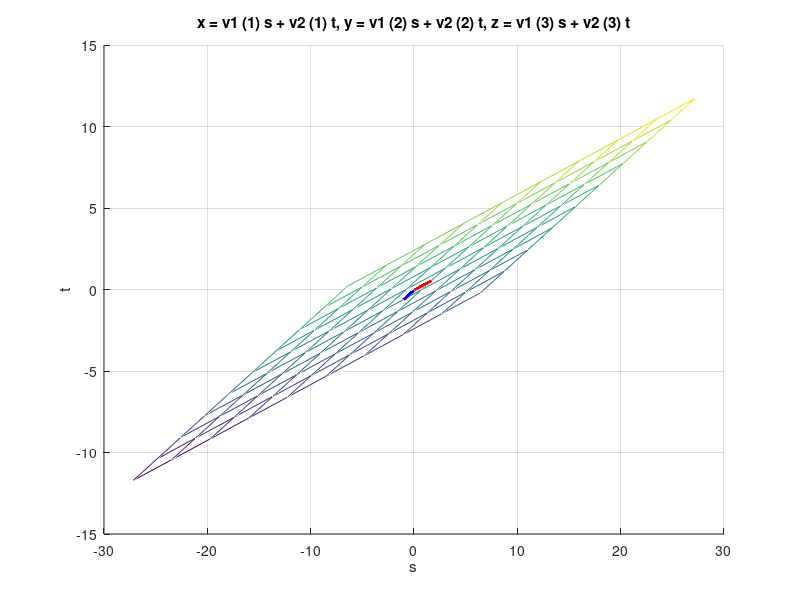

This figure's MATLAB source:
# Notation C(A) - the column space of A.

# Defintion: the vector subspace **spanned by the columns of A**.

# |* & %|
# |* & %|
# |* & %|

# Formal definition:
# ------------------
# C(A) = {B1a1 + ... + Bnan }; B E R
# The column space of A is defined as the set of vectors that can be obtained by
# taking a linear combination of all the columns of A. Where B is a member of 
# the real number field.

# or span({a1, ..., an})

v1 = randn(3,1);
v2 = randn(3,1);
figure;
hold on;
plot3([0 v1(1)],[0 v1(2)],[0 v1(3)],'r','linewidth',3);
plot3([0 v2(1)],[0 v2(2)],[0 v2(3)],'b','linewidth',3);
ezmesh(...
  @(s,t)v1(1)*s+v2(1)*t, ...
  @(s,t)v1(2)*s+v2(2)*t, ...
  @(s,t)v1(3)*s+v2(3)*t, ...
  [-10 10 -10 10], 10);
grid on;
rotate3d on;